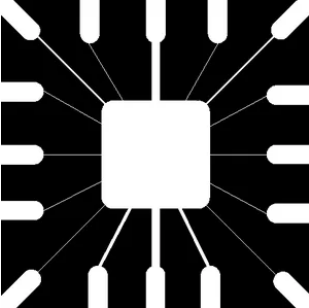
#> input picture img/circuit.png, 309 x 308 px, found by its file name
$ python Filter_erosion.py
#> lines starting #> are read from the running program, lines starting #| are printed output that depends on the picture
# Avg filtering followed by Erosion

import cv2
import numpy as np

# Load the image
img = cv2.imread(r'C:\Users\Raja\PycharmProjects\Computer_Vision\img\circuit.png', cv2.IMREAD_GRAYSCALE)
#> img: shape (308, 309); min 0, max 255, mean 72.3

# Generate random Gaussian noise
mean = 0
stddev = 1
noise = np.random.normal(mean, stddev, img.shape).astype(np.uint8)

# Add noise to the image
noisy_img = cv2.add(img, noise)
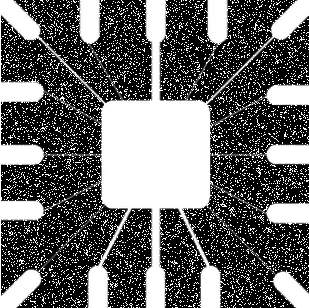
#> noisy_img: shape (308, 309); min 0, max 255, mean 101.2

# Size of filter
kernel_size = 5

# Apply the average filter to remove noise
output_image = np.zeros_like(noisy_img)
padding_size = kernel_size // 2

for i in range(padding_size, noisy_img.shape[0] - padding_size):
    for j in range(padding_size, noisy_img.shape[1] - padding_size):
        roi = noisy_img[i - padding_size:i + padding_size + 1, j - padding_size:j + padding_size + 1]
        average_value = np.mean(roi)
        output_image[i, j] = average_value
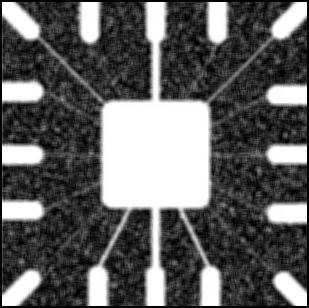
#> output_image: shape (308, 309); min 0, max 255, mean 97.8

# EROSION
def erosion(image, kernel):
    m, n = image.shape
#> m = 308; n = 309
    k, l = kernel.shape
    padding = np.pad(image, ((k // 2, k //2),(l // 2, l // 2)), mode='constant', constant_values=0)
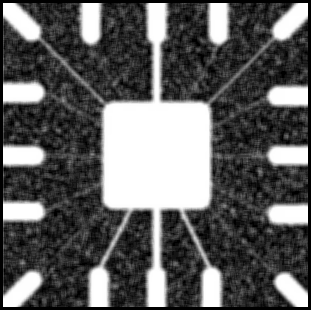
#> padding: shape (310, 311); min 0, max 255, mean 96.6
    eroded = np.zeros(image.shape, dtype=np.uint8)

    for i in range(m):
        for j in range(n):
            eroded[i, j] = np.min(padding[i:i+k, j:j+l] * kernel)
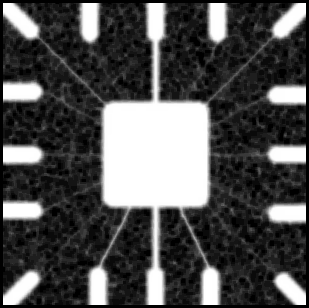
#> eroded: shape (308, 309); min 0, max 255, mean 80.9
    return eroded

kernel = np.array([[1, 1, 1],
                   [1, 1, 1],
                   [1, 1, 1]], dtype=np.uint8)

eroded = erosion(output_image, kernel)

# Display the original, noisy, filtered, and eroded images
cv2.imshow("Input Image", img)
cv2.imshow("Noisy Image", noisy_img)
cv2.imshow("Filtered Image", output_image)
cv2.imshow("Eroded Image", eroded)
cv2.waitKey(0)
cv2.destroyAllWindows()

$ run again, with img/HIstogram_eq.png copied over img/circuit.png
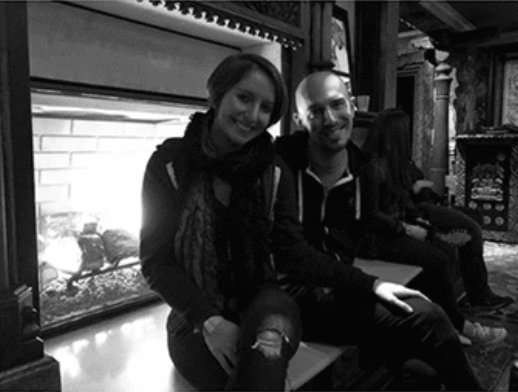
#> input picture img/HIstogram_eq.png, 518 x 392 px, found by its file name
#> img is the input picture: shape (392, 518); min 5, max 254, mean 67
#> after the loop `for i in range(padding_size, noisy_img.shape[0] - padding_size):`:
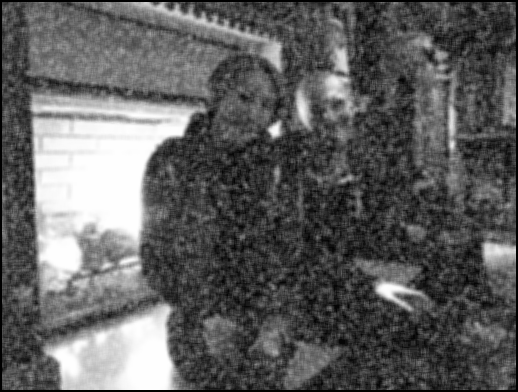
#> output_image: shape (392, 518); min 0, max 254, mean 94.7
#> after the loop in erosion, `for i in range(m):`:
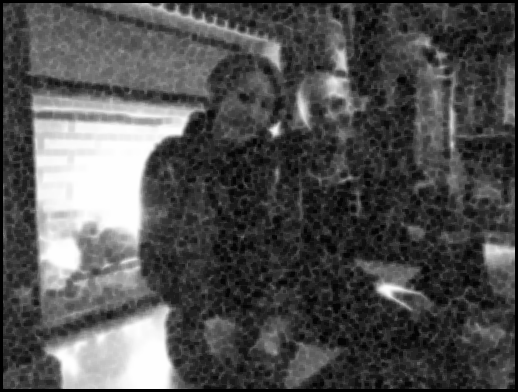
#> eroded: shape (392, 518); min 0, max 254, mean 80.9
